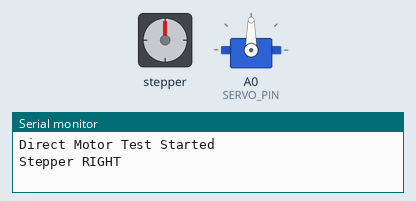
This sketch was run on a simulated Arduino Uno, built with avr-gcc and run on an emulated ATmega328P. On the bench: stepper motor, servo, the last lines printed to the serial monitor. Wiring (inferred from the names in the program): stepper motor driver (200 steps per turn assumed): step pin 12; direction A2; enable A1.

Above: at 0.05 s.
At 5.15 s:
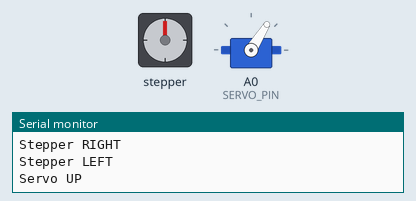
At 6.9 s:
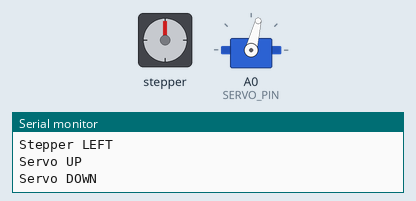
At 8.65 s:
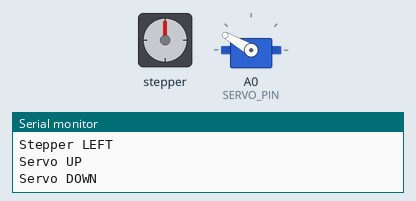
Timing chart, 0 to 13.9 s (numbered marks = the images above):
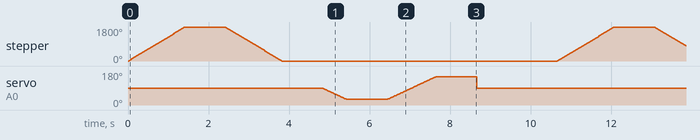

Measured:
- by itself, stepper: turns 1800° clockwise in 1.4 s, then 1800° counter-clockwise in 1.4 s, repeating every 10.6 s

The sketch:

uno_test.ino
```cpp
#include <Servo.h>

#define EN_PIN     A1
#define STEP_PIN   12
#define DIR_PIN    A2
#define SERVO_PIN  A0

Servo cameraServo;

int servoAngle = 90;

void setup() {
  Serial.begin(9600);

  pinMode(EN_PIN, OUTPUT);
  pinMode(STEP_PIN, OUTPUT);
  pinMode(DIR_PIN, OUTPUT);

  digitalWrite(EN_PIN, LOW);   // Enable A4988
  digitalWrite(STEP_PIN, LOW);

  cameraServo.attach(SERVO_PIN);
  cameraServo.write(servoAngle);

  Serial.println("Direct Motor Test Started");
}

void loop() {

  // =========================================
  // TEST 1: Stepper rotate RIGHT
  // =========================================
  Serial.println("Stepper RIGHT");

  digitalWrite(DIR_PIN, HIGH);

  for (int i = 0; i < 1000; i++) {
    digitalWrite(STEP_PIN, HIGH);
    delayMicroseconds(700);

    digitalWrite(STEP_PIN, LOW);
    delayMicroseconds(700);
  }

  delay(1000);

  // =========================================
  // TEST 2: Stepper rotate LEFT
  // =========================================
  Serial.println("Stepper LEFT");

  digitalWrite(DIR_PIN, LOW);

  for (int i = 0; i < 1000; i++) {
    digitalWrite(STEP_PIN, HIGH);
    delayMicroseconds(700);

    digitalWrite(STEP_PIN, LOW);
    delayMicroseconds(700);
  }

  delay(1000);

  // =========================================
  // TEST 3: Servo UP
  // =========================================
  Serial.println("Servo UP");

  for (servoAngle = 90; servoAngle >= 30; servoAngle -= 2) {
    cameraServo.write(servoAngle);
    delay(20);
  }

  delay(1000);

  // =========================================
  // TEST 4: Servo DOWN
  // =========================================
  Serial.println("Servo DOWN");

  for (servoAngle = 30; servoAngle <= 150; servoAngle += 2) {
    cameraServo.write(servoAngle);
    delay(20);
  }

  delay(1000);

  // =========================================
  // TEST 5: Servo CENTER
  // =========================================
  Serial.println("Servo CENTER");

  cameraServo.write(90);

  delay(2000);
}
```
